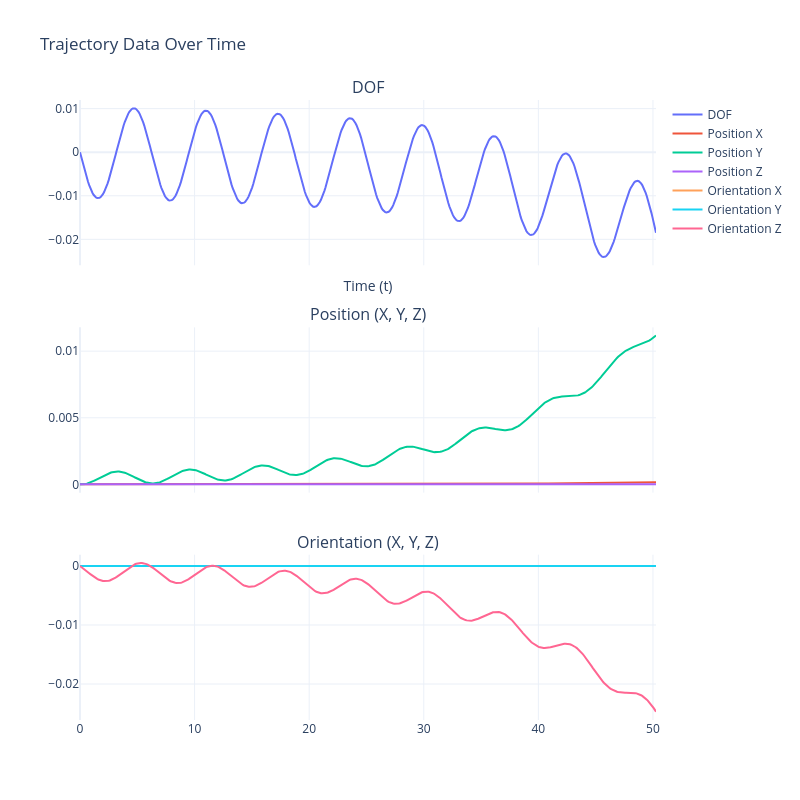

This figure's notebook cell:
### Code cell
# Extract position, orientation and dofs
positions = jnp.array([t[0] for t in trajectory])
orientations = jnp.array([t[1] for t in trajectory])
dofs = jnp.array([t[2][0] for t in trajectory])

# Time vector
t = jnp.linspace(0, final_time, len(trajectory))

# Create a subplot figure with 3 rows and 1 column
fig = make_subplots(
    rows=3, cols=1,
    subplot_titles=("DOF", "Position (X, Y, Z)", "Orientation (X, Y, Z)"),
    shared_xaxes=True,  # Share the x-axis for all plots (time)
    vertical_spacing=0.1  # Adjust vertical spacing (reduce clutter)
)

# Plot DOFs in the first subplot
fig.add_trace(go.Scatter(x=t, y=dofs, mode='lines', name='DOF'), row=1, col=1)

# Plot position components (X, Y, Z) in the second subplot
fig.add_trace(go.Scatter(x=t, y=positions[:, 0], mode='lines', name='Position X'), row=2, col=1)
fig.add_trace(go.Scatter(x=t, y=positions[:, 1], mode='lines', name='Position Y'), row=2, col=1)
fig.add_trace(go.Scatter(x=t, y=positions[:, 2], mode='lines', name='Position Z'), row=2, col=1)

# Plot orientation components (X, Y, Z) in the third subplot
fig.add_trace(go.Scatter(x=t, y=orientations[:, 0], mode='lines', name='Orientation X'), row=3, col=1)
fig.add_trace(go.Scatter(x=t, y=orientations[:, 1], mode='lines', name='Orientation Y'), row=3, col=1)
fig.add_trace(go.Scatter(x=t, y=orientations[:, 2], mode='lines', name='Orientation Z'), row=3, col=1)

# Update layout for titles and labels
fig.update_layout(
    title="Trajectory Data Over Time",
    xaxis_title="Time (t)",
    # yaxis_title="Values (Position/Orientation Components)",
    template="plotly_white",  # Set the background to white
    showlegend=True,  # Show legend to distinguish between the traces
    height=800,  # Set figure height
    width=800,   # Set figure width
    plot_bgcolor='white',  # Set the plot background to white
    paper_bgcolor='white'  # Set the paper background to white
)

# Show the plot
fig.show()

### Figure 1 — Plotly figure (JSON) as saved in the notebook; plotly's stock layout.template omitted (floating-point values rounded to 4 significant figures; data arrays with more than 128 entries replaced by an {"elided": "..."} marker saying what was removed)
{"data": [{"mode": "lines", "name": "DOF", "type": "scatter", "x": {"elided": "503 float values"}, "xaxis": "x", "y": {"elided": "503 float values"}, "yaxis": "y"}, {"mode": "lines", "name": "Position X", "type": "scatter", "x": {"elided": "503 float values"}, "xaxis": "x2", "y": {"elided": "503 float values"}, "yaxis": "y2"}, {"mode": "lines", "name": "Position Y", "type": "scatter", "x": {"elided": "503 float values"}, "xaxis": "x2", "y": {"elided": "503 float values"}, "yaxis": "y2"}, {"mode": "lines", "name": "Position Z", "type": "scatter", "x": {"elided": "503 float values"}, "xaxis": "x2", "y": {"elided": "503 float values"}, "yaxis": "y2"}, {"mode": "lines", "name": "Orientation X", "type": "scatter", "x": {"elided": "503 float values"}, "xaxis": "x3", "y": {"elided": "503 float values"}, "yaxis": "y3"}, {"mode": "lines", "name": "Orientation Y", "type": "scatter", "x": {"elided": "503 float values"}, "xaxis": "x3", "y": {"elided": "503 float values"}, "yaxis": "y3"}, {"mode": "lines", "name": "Orientation Z", "type": "scatter", "x": {"elided": "503 float values"}, "xaxis": "x3", "y": {"elided": "503 float values"}, "yaxis": "y3"}], "layout": {"annotations": [{"font": {"size": 16}, "showarrow": false, "text": "DOF", "x": 0.5, "xanchor": "center", "xref": "paper", "y": 1, "yanchor": "bottom", "yref": "paper"}, {"font": {"size": 16}, "showarrow": false, "text": "Position (X, Y, Z)", "x": 0.5, "xanchor": "center", "xref": "paper", "y": 0.6333, "yanchor": "bottom", "yref": "paper"}, {"font": {"size": 16}, "showarrow": false, "text": "Orientation (X, Y, Z)", "x": 0.5, "xanchor": "center", "xref": "paper", "y": 0.2667, "yanchor": "bottom", "yref": "paper"}], "height": 800, "paper_bgcolor": "white", "plot_bgcolor": "white", "showlegend": true, "title": {"text": "Trajectory Data Over Time"}, "width": 800, "xaxis": {"anchor": "y", "domain": [0, 1], "matches": "x3", "showticklabels": false, "title": {"text": "Time (t)"}}, "xaxis2": {"anchor": "y2", "domain": [0, 1], "matches": "x3", "showticklabels": false}, "xaxis3": {"anchor": "y3", "domain": [0, 1]}, "yaxis": {"anchor": "x", "domain": [0.7333, 1]}, "yaxis2": {"anchor": "x2", "domain": [0.3667, 0.6333]}, "yaxis3": {"anchor": "x3", "domain": [0, 0.2667]}}}
